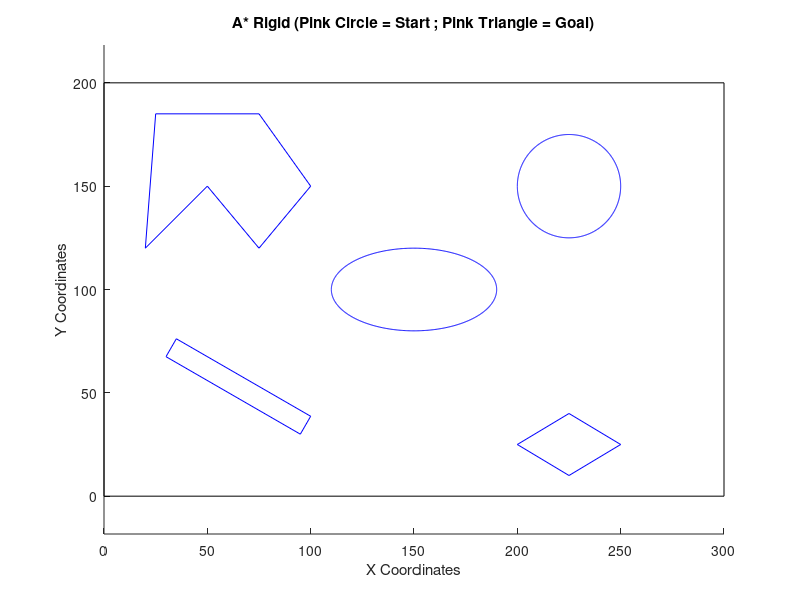

This figure's MATLAB source: (Note: this script raises an error after producing the figure.)
% Chris Wheatley
% ENPM661 Spring 2020
% Project #3 Phase #2

% This script will use the A* algorithm to simulate a rigid robot exploring 
%   an action space, starting from a user-specified
%   location all the way until the goal node is explored.  
%   Then the optimal path will be drawn.  

close all; 
clear all;

% Solicit input node configuration from user
fprintf('\n');
prompt = 'Enter the x,y STARTING node location and starting orientation in degrees (e.g. [1,1,30]): ';
start_node = input(prompt);
fprintf('\n');

% Solicit goal node configuration from user
fprintf('\n');
prompt1 = 'Enter the x,y GOAL node location (e.g. [181,94]): ';
goal_node = input(prompt1);
fprintf('\n');

% Solicit robot radius from user
fprintf('\n');
prompt2 = 'Enter robot radius (unit length): ';
r = input(prompt2);
fprintf('\n');

% Solicit obstacle clearance from user
fprintf('\n');
prompt3 = 'Enter obstacle clearance (unit length): ';
c = input(prompt3);
fprintf('\n');

% Solicit movement distance from user
fprintf('\n');
prompt4 = 'Enter step size of movements (unit distance) between 1 and 10: ';
dist = input(prompt4);
fprintf('\n');

% Solicit action theta from user
fprintf('\n');
prompt5 = 'Enter angle between consecutive action (in degrees): ';
theta = input(prompt5);
fprintf('\n');

xmax=300; ymax=200;
fig=figure; hold on; axis equal;
% Define black border around action movement area
line([0 xmax xmax 0 0],[0 0 ymax ymax 0],'Color','black');
xlabel('X Coordinates'); ylabel('Y Coordinates');
title('A* Rigid (Pink Circle = Start ; Pink Triangle = Goal)');

xl = [0 xmax]; 
yl = [0 ymax];

% Define obstacle space
% Concave polygon
h1=line([20 50 75 100 75 25 20],[120 150 120 150 185 185 120],'Color','blue');

% Rectangle
h2=line([95 100 35 30 95],[30 38.6603 76.1603 67.5 30],'Color','blue');

% Diamond
h3=line([225 250 225 200 225],[10 25 40 25 10],'Color','blue');

% Ellipse
a=40; % horizontal radius
b=20; % vertical radius
x0=150; % x0,y0 ellipse centre coordinates
y0=100;
t=-pi:0.01:pi;
x=x0+a*cos(t);
y=y0+b*sin(t);
h4=plot(x,y,'Color','blue');

% Circle 
xunit = 25 * cos(t) + 225;
yunit = 25 * sin(t) + 150;
h5=plot(xunit, yunit,'Color','blue');

Obstacles=[h1 h2 h3 h4 h5];

startInObstacle = obstacleCheckRigid(Obstacles,start_node,r,c);
goalInObstacle = obstacleCheckRigid(Obstacles,goal_node,r,c);

if or(startInObstacle==1,or(or(start_node(1)>xmax,start_node(1)<0),or(start_node(2)>ymax,start_node(2)<0)))
    outside_obs_start=1;
    while or(outside_obs_start==1,or(or(start_node(1)>xmax,start_node(1)<0),or(start_node(2)>ymax,start_node(2)<0)))
        % Display message if start node falls outside of action space 
        fprintf('\n');
        disp('INAVLID START NODE LOCATION!');
        fprintf('\n');
        prompt = 'Enter new x,y STARTING node location (e.g. [0,0]), relative to bottom left corner of action space: ';
        start_node = input(prompt);
        outside_obs_start = obstacleCheckRigid(Obstacles,start_node,r,c);
    end
end

if or(goalInObstacle==1,or(or(goal_node(1)>xmax,goal_node(1)<0),or(goal_node(2)>ymax,goal_node(2)<0)))
    outside_obs_goal=1;
    while or(outside_obs_goal==1,or(or(goal_node(1)>xmax,goal_node(1)<0),or(goal_node(2)>ymax,goal_node(2)<0)))
        % Display message if goal node falls outside of action space 
        fprintf('\n');
        disp('INAVLID GOAL NODE LOCATION!');
        fprintf('\n');
        prompt = 'Enter new x,y GOAL node location (e.g. [0,0]), relative to bottom left corner of action space: ';
        goal_node = input(prompt);
        outside_obs_goal = obstacleCheckRigid(Obstacles,goal_node,r,c);
    end
end

% Start program run timer
tic

% Plot yellow circle around goal node, representing distance
% threshold/margin
th = 0:pi/50:2*pi;
x_circle = .5 * cos(th) + goal_node(1);
y_circle = .5 * sin(th) + goal_node(2);
plot(x_circle, y_circle);
fill(x_circle, y_circle, 'y');
drawnow

% Plot start and end point
plot(start_node(1), start_node(2),'mo','MarkerFaceColor','m');
plot(goal_node(1), goal_node(2),'m^','MarkerFaceColor','m');

uistack(fig,'top');

% Initialize start node info
Nodes(1).x=start_node(1);
Nodes(1).y=start_node(2);
Nodes(1).Explored=0;
Nodes(1).ParentID=0;
Nodes(1).Theta=start_node(3);
Nodes(1).ID=1;
Nodes(1).Cost2Come=0;
Nodes(1).Cost2Go=sqrt((abs(start_node(1)-goal_node(1))^2)+(abs(start_node(2)-goal_node(2))^2));
Nodes(1).TotalCost=Nodes(1).Cost2Go+Nodes(1).Cost2Come;
Explored=zeros(650,450,13);

% Convert angle to 0-360 scale
start_node(3)=wrapTo360(start_node(3));

% Assign index for explored node orientations
if start_node(3)==0
    angle_tag=1;
elseif start_node(3)==30
    angle_tag=2;
elseif start_node(3)==60
    angle_tag=3;
elseif start_node(3)==90
    angle_tag=4;
elseif start_node(3)==120
    angle_tag=5;
elseif start_node(3)==150
    angle_tag=6;
elseif start_node(3)==180
    angle_tag=7;
elseif start_node(3)==210
    angle_tag=8;
elseif start_node(3)==240
    angle_tag=9;
elseif start_node(3)==270
    angle_tag=10;
elseif start_node(3)==300
    angle_tag=11;
elseif start_node(3)==330
    angle_tag=12;
elseif start_node(3)==360
    angle_tag=13;
else
end

% Round off start and end node lcoations
if and((ceil(start_node(1))-start_node(1))<=0.5,(ceil(start_node(1))-start_node(1))~=0)==1
    start_node(1)=ceil(start_node(1))-0.5;
else
    start_node(1)=floor(start_node(1));
end
if and((ceil(start_node(2))-start_node(2))<=0.5,(ceil(start_node(2))-start_node(2))~=0)==1
    start_node(2)=ceil(start_node(2))-0.5;
else
    start_node(2)=floor(start_node(2));
end

startx=2*start_node(1)+1; starty=2*start_node(2)+1;
Explored(startx,starty,angle_tag)=1;

% Toggle that states goal node has not been explored
goal_node_explored=0;

% Initialize node ID counter and Parent ID counter
i=1;
ParentIdx=1;

% Tags that represent all 5 possible moves (inputs to changeAngle.m
%   function)
movementTags=[2 1 0 -1 -2];
n=length(movementTags);
Xs=[]; Ys=[];
xx=start_node(1); yy=start_node(2);
startAngle=start_node(3);
firstIteration=1;
T=[];
% While goal node HAS NOT BEEN EXPLORED, perform every possible action and
%   record info in running structure
while goal_node_explored==0
    cost_ref=1000000000;
    if firstIteration==1
        firstIteration=0;
        firstIteration1=1;
    else
        
        % Sort unexplored nodes by lowest cost2come+cost2go
        T = struct2table(Nodes); % convert the struct array to a table
        sortedT = sortrows(T, 'TotalCost'); % sort the table by 'TotalCost'
        toDelete = sortedT.Explored == 1;
        sortedT(toDelete,:) = [];
        sortedS = table2struct(sortedT); % change it back to struct array if necessary
        
        % Extract first node in the sorted queue
        xx=sortedS(1).x; yy=sortedS(1).y; 
        ParentIdx=sortedS(1).ID; 
        startAngle=sortedS(1).Theta;
        isExplored=sortedS(1).Explored;
        
    end
    for k=1:1:n
        % Generate new node
        [newX,newY,newTheta] = changeAngle(xx,yy,startAngle,theta,dist,movementTags(k));
        
        if firstIteration1==1
            isExplored=0;
            firstIteration1=0;
        else
        end

        % Round value of the new node's x and y values
        NEWX=newX; NEWY=newY;
        if (ceil(newX)-newX)<=0.2
            newX=ceil(newX);
        elseif and((ceil(newX)-newX)>0.2,(ceil(newX)-newX)<=0.6)
            newX=ceil(newX)-0.5;
        else
            newX=floor(newX);
        end
        
        if (ceil(newY)-newY)<=0.2
            newY=ceil(newY);
        elseif and((ceil(newY)-newY)>0.2,(ceil(newY)-newY)<=0.6)
            newY=ceil(newY)-0.5;
        else
            newY=floor(newY);
        end
        
        % Check if new node is in any of the obstacles
        outsideObstaclesANDBorder=obstacleCheckRigid(Obstacles,[NEWX,NEWY],r,c);
        Anglee=wrapTo360(newTheta);
        if Anglee==0
            angle_tag=1;
        elseif Anglee==30
            angle_tag=2;
        elseif Anglee==60
            angle_tag=3;
        elseif Anglee==90
            angle_tag=4;
        elseif Anglee==120
            angle_tag=5;
        elseif Anglee==150
            angle_tag=6;
        elseif Anglee==180
            angle_tag=7;
        elseif Anglee==210
            angle_tag=8;
        elseif Anglee==240
            angle_tag=9;
        elseif Anglee==270
            angle_tag=10;
        elseif Anglee==300
            angle_tag=11;
        elseif Anglee==330
            angle_tag=12;
        elseif Anglee==360
            angle_tag=13;
        else
        end
            
        matrix_X=newX*2+1; matrix_Y=newY*2+1; matrix_angle=angle_tag;
        
        % Check if new node is within 0.5 distance of any other node
        if isempty(Xs)==1
            num=0;
        else
            Xstmp=Xs-NEWX; Ystmp=Ys-NEWY;
            if dist~=1
                num=sum(and(abs(Xstmp)<=.5,abs(Ystmp)<=.5));
            else
                  num=sum(and(abs(Xstmp)<=.5,abs(Ystmp)<=.5));
            end
        end
        
        if and(and(newX>=0,newY>=0),num==0)    
            d = point_to_line([goal_node(1),goal_node(2),0],[xx,yy,0],[newX,newY,0]);
            xDist=abs(NEWX-xx); yDist=abs(NEWY-yy);
            xBetween=0;
            yBetween=0;
            if xDist>yDist
                xBetween=and(goal_node(1)>min([NEWX,xx]),goal_node(1)<max([NEWX,xx]));
            else
                yBetween=and(goal_node(2)>min([NEWY,yy]),goal_node(2)<max([NEWY,yy]));
            end
            closeEnough=and(or(xBetween==1,yBetween==1),d<=0.5);
            
            if and(and(outsideObstaclesANDBorder==0,or(closeEnough==1,and(and(newX>=0,newX<=xmax),and(newY>=0,newY<=ymax))))==1,sum(Explored(matrix_X,matrix_Y,:))==0)==1                
                 if dist<=5
                     cost2come=Nodes(ParentIdx).Cost2Come+dist;
                 else
                     cost2come=Nodes(ParentIdx).Cost2Come+dist;
                 end
                cost2go=sqrt((abs(NEWX-goal_node(1))^2)+(abs(NEWY-goal_node(2))^2));
                sumCost=cost2come+cost2go;

                if or(abs(cost2go)<=0.5, and(or(xBetween==1,yBetween==1),d<=0.5))==1
                %if abs(cost2go)<=0.5
                    goal_node_explored=1;
                else
                end

                i=i+1;
                if goal_node_explored==1
                    % Save new node in "Node" structure, only if its the goal node
                    drawnow
                    line([xx goal_node(1)],[yy goal_node(2)]);            
                    Nodes(i).x=goal_node(1);
                    Nodes(i).y=goal_node(2);
                    Nodes(i).ParentID=ParentIdx;
                    Nodes(i).ID=i;
                    Nodes(i).Theta=Anglee;
                    Nodes(i).Cost2Come=cost2come;
                    Nodes(i).Cost2Go=cost2go;
                    Nodes(i).TotalCost=sumCost;
                    Nodes(i).Explored=0;
                else
                    % Save new node in "Node" structure, only if its the goal node                    
                    drawnow
                    line([xx NEWX],[yy NEWY]);
                    Nodes(i).x=newX;
                    Nodes(i).y=newY;
                    Nodes(i).ParentID=ParentIdx;
                    Nodes(i).ID=i;
                    Nodes(i).Theta=Anglee;
                    Nodes(i).Cost2Come=cost2come;
                    Nodes(i).Cost2Go=cost2go;
                    Nodes(i).TotalCost=sumCost;
                    Nodes(i).Explored=0;
                    Xs=[Xs newX]; Ys=[Ys newY];
                end
            else
            end
        else
        end
    end
    
    Anglee=wrapTo360(startAngle);
    if Anglee==0
        angle_tag=1;
    elseif Anglee==30
        angle_tag=2;
    elseif Anglee==60
        angle_tag=3;
    elseif Anglee==90
        angle_tag=4;
    elseif Anglee==120
        angle_tag=5;
    elseif Anglee==150
        angle_tag=6;
    elseif Anglee==180
        angle_tag=7;
    elseif Anglee==210
        angle_tag=8;
    elseif Anglee==240
        angle_tag=9;
    elseif Anglee==270
        angle_tag=10;
    elseif Anglee==300
        angle_tag=11;
    elseif Anglee==330
        angle_tag=12;
    elseif Anglee==360
        angle_tag=13;
    else
    end
    
    % Mark node as "Explored"
    matrix_X=xx*2+1; matrix_Y=yy*2+1;
    Explored(matrix_X,matrix_Y,angle_tag)=1;
    Nodes(ParentIdx).Explored=1;
end

% Backtrack to find optimal path, and plot it with a red line
backTrackingFinished=0;
node_idx=Nodes(end).ID;
k=0;
while backTrackingFinished==0
    k=k+1;
    xVals(k)=Nodes(node_idx).x;
    yVals(k)=Nodes(node_idx).y;
    node_idx=Nodes(node_idx).ParentID;
    if and(xVals(k)==start_node(1),yVals(k)==start_node(2))
        backTrackingFinished=1;
    else
    end
end
plot(xVals,yVals,'r-','LineWidth',1);
drawnow
plot(start_node(1), start_node(2),'mo','MarkerFaceColor','m');
plot(goal_node(1), goal_node(2),'m^','MarkerFaceColor','m');
drawnow
uistack(fig,'top');

% End program run timer
toc
